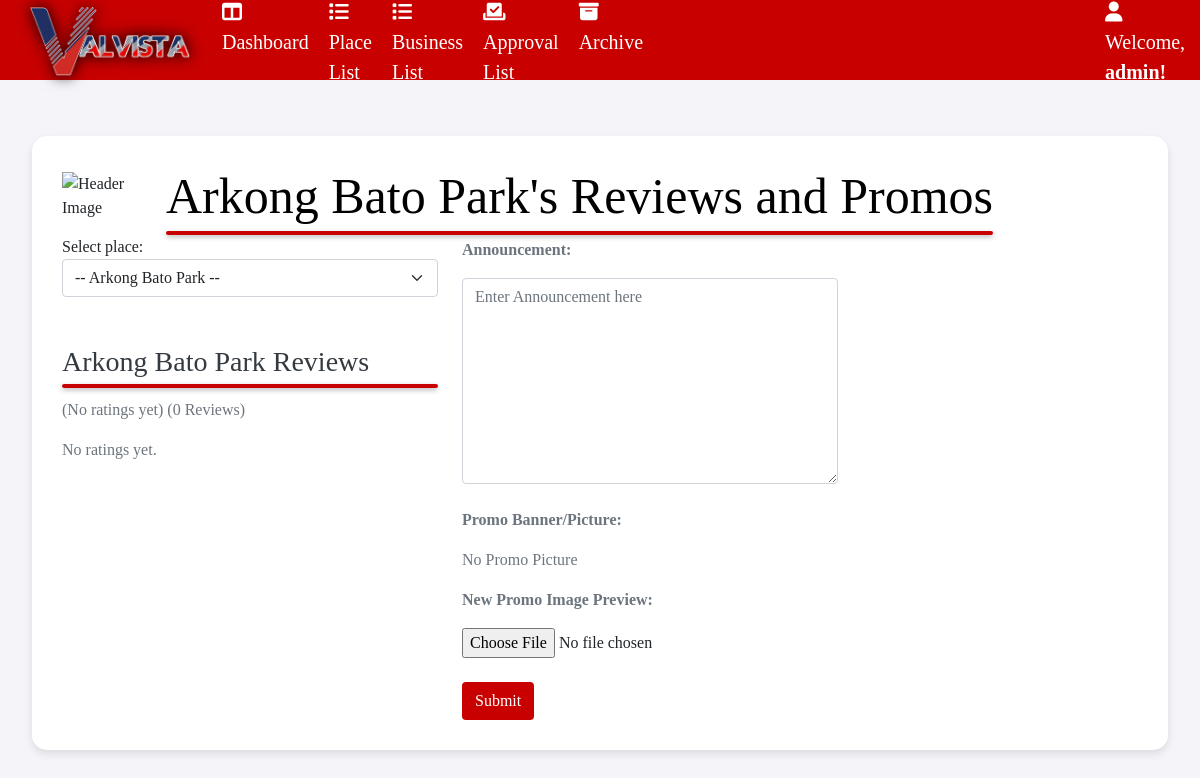
Page /promo/11/ (signed in) on the earlier database version.
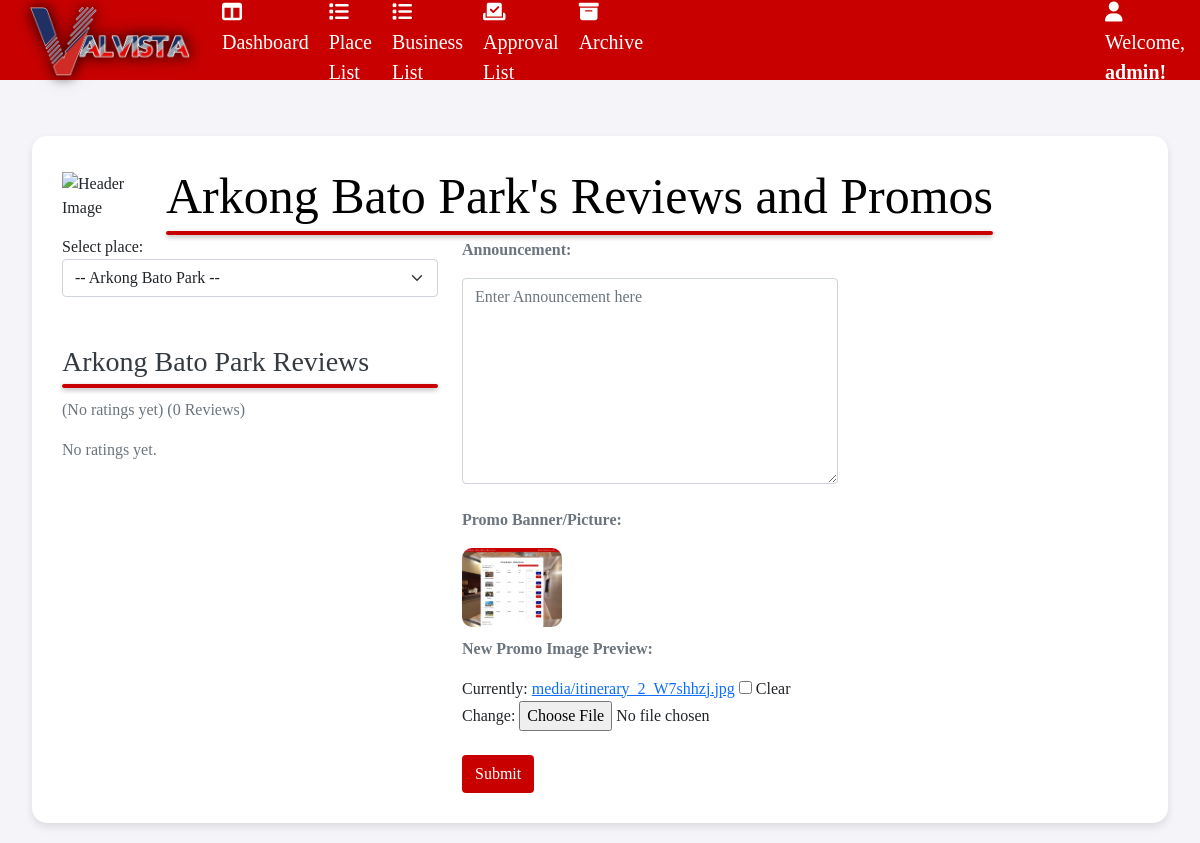
Same page on the later database version.
### website/models.py (models this page shows, shortened)
class Place(models.Model):
        COST_CHOICES = [
        ('0','0'),
        ('1-200','1-200'),
        ('201-500','201-500'),
        ('501+','501+'),
        ]
        STATUS_CHOICES = [
        ('Open','Open'),
        ('Soon to Open','Soon to Open'),
        ('Closed','Closed'),
        ('Temporarily Closed','Temporarily Closed'),
        ('For Renovation','For Renovation'),
        ]
        name = models.CharField (max_length=100)
        location = models.CharField (max_length=100)
        description = models.CharField (max_length=1000)
        categories = models.ManyToManyField('Category', related_name='places')
        time = models.CharField (max_length=20)
        timeclose = models.CharField (max_length=20)
        cost = models.CharField(max_length=100, blank=True,null=True,choices= COST_CHOICES)
        photo = models.ManyToManyField(PlaceMedia,related_name='places',blank=True)
        thumbnail = models.ImageField(upload_to="media")
        archived = models.BooleanField(default=False)
        map = models.CharField(max_length=2000,blank=True,null=True)
        promos = models.ImageField(upload_to="media",blank=True,null=True)
        announcement = models.TextField(max_length=5000, blank=True,null=True)
        status = models.CharField(max_length=100, blank=True,null=True,choices= STATUS_CHOICES)
        lat = models.DecimalField(max_digits=30, decimal_places=20, blank=True, null=True)
        lng = models.DecimalField(max_digits=30, decimal_places=20, blank=True, null=True)

### website/views.py (the view)
# urls.py: path('promo/<str:pk>/',views.promo, name="promo"),
@login_required
def promo(request, pk):
    if not request.user.groups.filter(name='Admin').exists():
        return redirect('login')
    all_admin = Place.objects.all()
    place = get_object_or_404(Place.objects.annotate(
        avg_rating=Avg('ratings__score'), rating_count=Count('ratings')), pk=pk)
    if request.method == "POST":
        form = PromoForm(request.POST, request.FILES, instance=place)
        if form.is_valid():
            place = form.save(commit=False)
            place.save()
            announcement = form.cleaned_data.get('announcement')
            promo = form.cleaned_data.get('promos')
            if announcement or promo:
                normal_users_group = Group.objects.get(name='NormalUsers')
                users = User.objects.filter(groups=normal_users_group)
                for user in users:
                    Notification.objects.create(
                        user=user,
                        message=f"A new Announcement for {place.name} has been posted!",
                        placeid=place.id,
                        origin = "place"
                    )
                messages.success(request, "Promo added successfully.")
            else:
                messages.info(request, "Promo updated without sending notifications.")
            return redirect('adpromo')
    else:
        form = PromoForm(instance=place)
    context = {'form': form, 'place': place, 'all_admin': all_admin}
    return render(request, 'promo.html', context)

### website/forms.py
class PromoForm(forms.ModelForm):
 class Meta:
        model = Place
        fields = [
        'promos','announcement'
        ]
        widgets = {
 'announcement': forms.Textarea(attrs={
                'class': 'form-control',
                'id': 'placeannouncement',
                'name': 'placeannouncement',
                'rows': 8,
                'columns':10,
                'placeholder':'Enter Announcement here',
            }),
            'promos': forms.ClearableFileInput(attrs={
                'class': 'custom-file-input',
                'id': 'placephoto',
                'name': 'placephoto'
            }),
        }

### website/templates/promo.html (shortened to what the changed rows need)
<!DOCTYPE html>
<html lang="en">
<head>
    <link rel="stylesheet" href="https://cdnjs.cloudflare.com/ajax/libs/font-awesome/6.5.1/css/all.min.css">
    <link rel="stylesheet" href="https://cdnjs.cloudflare.com/ajax/libs/font-awesome/4.7.0/css/font-awesome.min.css">
    <link href="https://cdn.jsdelivr.net/npm/bootstrap@5.0.2/dist/css/bootstrap.min.css" rel="stylesheet"
>
    {% load static %}
    <link rel="stylesheet" href="{% static 'promo.css' %}">
</head>
    <br><br><br><br>
    <div style="max-width: 1600px;"class=" container">
    <div class="right-box">
        <div class="header-text">
            <img src="https://upload.wikimedia.org/wikipedia/commons/thumb/f/f9/Valenzuela_Seal.svg/768px-Valenzuela_Seal.svg.png" alt="Header Image">
    <h1>{{place.name}}'s Reviews and Promos</h1>
    <div class="row">
        <div class="col">
            <br> <br>
            <div  class="content">
                <h2>{{place.name}} Reviews</h2> <p>{% if place.avg_rating %}
                    {% for i in "12345" %}
                        {% if i <= place.avg_rating|floatformat:0 %}
                        <i class="fa-solid fa-star" style="color: #FFD43B;"></i>
                            {%else%}
                            <i class="fa-regular fa-star"></i>
                        {% endif %}
                    {% endfor %}
                {% else %}
                    (No ratings yet)
                {% endif %} ({{ place.rating_count }} Reviews)</p>
                <div class="container__right">
                    {% if ratings %}
                    {% for rating in ratings %}
                        <div class="card">
                            <div class="card__content">
                                <span><i class="ri-double-quotes-l"></i></span>
                                <div class="card__details">
                                    <div class="rating-card">
                                        <p>
                                            {% for i in "12345" %}
                                                {% if forloop.counter <= rating.score %}
                                                <i class="fa-solid fa-star" style="color: #FFD43B;"></i>
                                                {% else %}
                                                <i class="fa-regular fa-star"></i>
                                                {% endif %}
                                            {% endfor %}
                                        </p>
                                        <p>{{ rating.comment }} <strong>- {{ rating.name }}</strong></p>
                                    </div>
                                </div>
                            </div>
                        </div>
                    {% endfor %}
                {% else %}
                    <p>No ratings yet.</p>
                {% endif %}
                </div>
            </div>
</div>
<div style="margin-right: 300px;" class="col">
    <form method="post" enctype="multipart/form-data">
        <p style="margin-top: 3px;"><strong> Announcement:</strong></p>
        {{form.announcement}}<br>
        <p><strong> Promo Banner/Picture:</strong></p>
        {% if place.promos %}
        <div>
            <img src="{{ place.promos.url }}" alt="Current Promo Image" style="max-width: 200px; height: auto;border-radius: 10px;">
        </div>
        {%else%}
        <p>No Promo Picture</p>
    {% endif %}
    <div>
        <p><strong>New Promo Image Preview:</strong></p>
    </div>
    {{form.promos}}
    <br><br>
    <button type="submit" class="btn">Submit</button>
</form>
</div>
    </div>
</div>
</body>
</html>

Differences in the rows shown:
changed Place "Arkong Bato Park": promos: picture added
Other differences:
form field promos: (not shown) → "☐"
text no longer shown: "No Promo Picture"
text now shown: "Currently: media/itinerary_2_W7shhzj.jpg Clear Change:"
